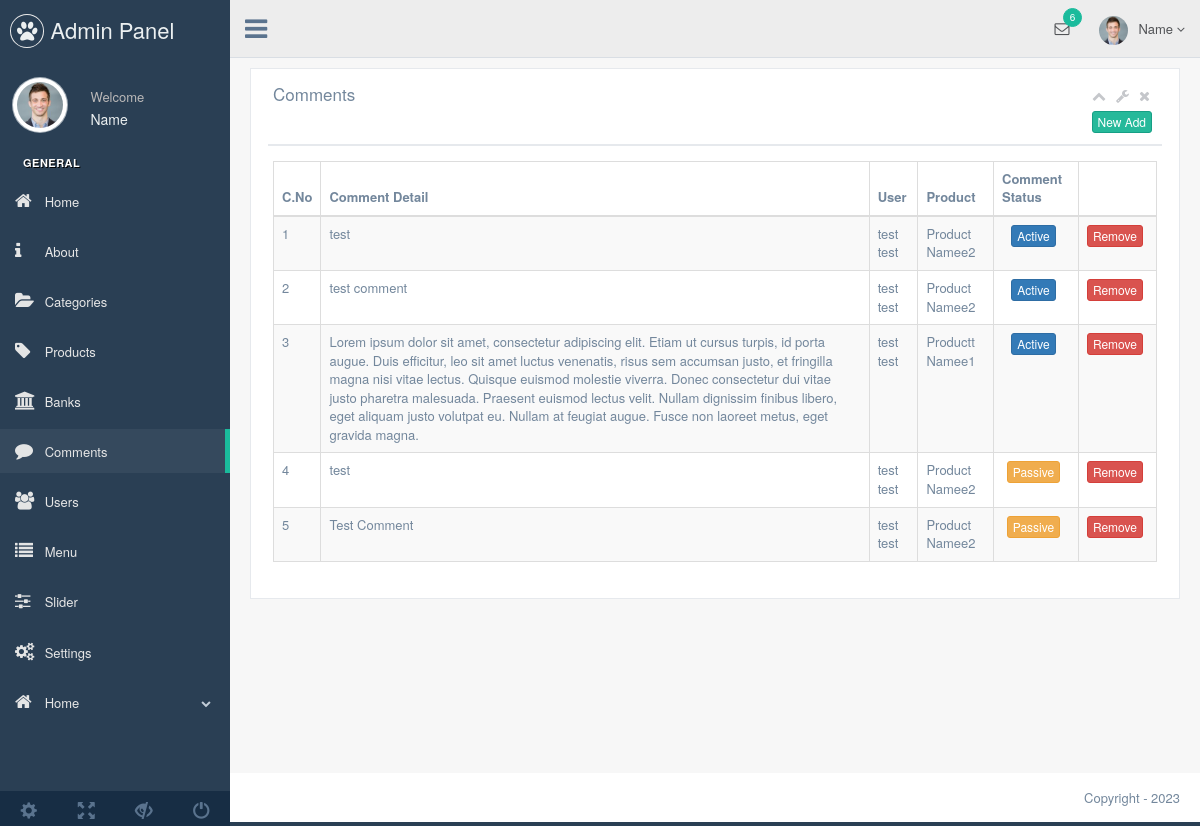
The page /admin/production/comment.php (signed in) on the database its author committed.
### tables this page shows
CREATE TABLE `user` (
  `user_id` int(11) NOT NULL,
  `user_time` datetime NOT NULL DEFAULT CURRENT_TIMESTAMP,
  `user_image` varchar(250) DEFAULT NULL,
  `user_tc` varchar(50) DEFAULT NULL,
  `user_name` varchar(50) DEFAULT NULL,
  `user_mail` varchar(100) DEFAULT NULL,
  `user_gsm` varchar(50) DEFAULT NULL,
  `user_password` varchar(50) DEFAULT NULL,
  `user_adress` varchar(250) DEFAULT NULL,
  `user_country` varchar(100) DEFAULT NULL,
  `user_district` varchar(100) DEFAULT NULL,
  `user_title` varchar(100) DEFAULT NULL,
  `user_authority` varchar(50) DEFAULT NULL,
  `user_status` int(1) NOT NULL DEFAULT '1'
);

CREATE TABLE `comments` (
  `comment_id` int(11) NOT NULL,
  `user_id` int(11) NOT NULL,
  `product_id` int(11) NOT NULL,
  `comment_detail` text NOT NULL,
  `comment_time` timestamp NOT NULL DEFAULT CURRENT_TIMESTAMP,
  `comment_status` enum('0','1') NOT NULL DEFAULT '0'
);

CREATE TABLE `product` (
  `product_id` int(11) NOT NULL,
  `category_id` int(11) NOT NULL,
  `product_time` timestamp NOT NULL DEFAULT CURRENT_TIMESTAMP,
  `product_name` varchar(250) NOT NULL,
  `product_seourl` varchar(250) NOT NULL,
  `product_detail` text NOT NULL,
  `product_price` float(9,2) NOT NULL,
  `product_video` varchar(50) NOT NULL,
  `product_keyword` varchar(250) NOT NULL,
  `product_stock` int(11) NOT NULL,
  `product_status` enum('0','1') NOT NULL,
  `product_order` int(2) NOT NULL,
  `product_homeshowcase` enum('0','1') NOT NULL DEFAULT '0'
);

### admin/production/comment.php (the view, shortened to what this page needs)
<?php
require_once 'header.php';
$commentcontrol=$db->prepare("SELECT * FROM comments order by comment_status DESC");
$commentcontrol->execute();
?>
<div class="right_col" role="main">
  <div>
    <div class="row">
      <div class="col-md-12 col-sm-12 col-xs-12">
        <div class="x_panel">
          <div class="x_title">
            <h2>Comments</h2>
            <ul class="nav navbar-right panel_toolbox">
              <li><a class="collapse-link"><i class="fa fa-chevron-up"></i></a>
              </li>
              <li class="dropdown">
                <a href="#" class="dropdown-toggle" data-toggle="dropdown" role="button" aria-expanded="false"><i class="fa fa-wrench"></i></a>
              </li>
              <li><a class="close-link"><i class="fa fa-close"></i></a>
              </li>
            </ul>
            <div class="clearfix"></div>
            <div class="text-right">
                <a href="comment-add.php"><button class="btn btn-success btn-xs">New Add</button></a>
            </div>
          </div>
          <div class="x_content">
            <table id="datatable-responsive" class="table table-striped table-bordered dt-responsive nowrap" cellspacing="0" width="100%">
              <thead>
                <tr>
                  <th>C.No</th>
                  <th>Comment Detail</th>
                  <th>User</th>
                  <th>Product</th>
                  <th>Comment Status</th>
                  <th></th>
                </tr>
              </thead>
              <tbody>
                <?php
                $cno=0;
                while($commentbring=$commentcontrol->fetch(PDO::FETCH_ASSOC)) { $cno++?>
                <tr>
                  <td><?php echo $cno ?></td>
                  <td><?php echo $commentbring['comment_detail'] ?></td>
                  <td><?php
                    $user_id=$commentbring['user_id'];
                    $usercheck=$db->prepare("SELECT * FROM user WHERE user_id=:id");
                    $usercheck->execute(['id' => $user_id]);
                    $userbring=$usercheck->fetch(PDO::FETCH_ASSOC);
                    echo $userbring['user_name'];
                  ?></td>
                  <td><?php
                    $product_id=$commentbring['product_id'];
                    $productcheck=$db->prepare("SELECT * FROM product WHERE product_id=:id");
                    $productcheck->execute(['id' => $product_id]);
                    $productbring=$productcheck->fetch(PDO::FETCH_ASSOC);
                    echo $productbring['product_name'];
                  ?></td>
                  <td>
                    <center>
                      <?php
                        if ($commentbring['comment_status']==0) {
                      ?>
                        <a href="../system/work.php?comment_id=<?php echo $commentbring['comment_id'] ?>&comment_st=1&comment_status=active">
                          <button class="btn btn-xs btn-warning">Passive</button>
                        </a>
                      <?php
                        } elseif ($commentbring['comment_status']==1) {
                      ?>
                        <a href="../system/work.php?comment_id=<?php echo $commentbring['comment_id'] ?>&comment_st=0&comment_status=passive">
                          <button class="btn btn-xs btn-primary">Active</button>
                        </a>
                      <?php
                        }
                      ?>
                    </center>
                  </td>
                  <td><center><a href="../system/work.php?comment_id=<?php echo $commentbring['comment_id'] ?>&commentremove=approval"><button class="btn btn-danger btn-xs">Remove</button></a></center></td>
                </tr>
                <?php  }
                ?>
              </tbody>
            </table>
          </div>
        </div>
      </div>
    </div>
  </div>
</div>
<?php require_once 'footer.php'; ?>

### admin/production/header.php (shortened to what this page needs)
<?php
    require_once '../system/connect.php';
    $usersql=$db->prepare("SELECT * FROM user WHERE user_mail=:usermail");
    $usersql->execute(['usermail' => $_SESSION['user_mail']]);
    $userbring=$usersql->fetch(PDO::FETCH_ASSOC);
?>
<!DOCTYPE html>
<html lang="en">
<head>
    <link href="../vendors/bootstrap/dist/css/bootstrap.min.css" rel="stylesheet">
    <link href="../vendors/font-awesome/css/font-awesome.min.css" rel="stylesheet">
    <link href="../vendors/nprogress/nprogress.css" rel="stylesheet">
    <link href="../vendors/iCheck/skins/flat/green.css" rel="stylesheet">
    <link href="../vendors/google-code-prettify/bin/prettify.min.css" rel="stylesheet">
    <link href="../vendors/select2/dist/css/select2.min.css" rel="stylesheet">
    <link href="../vendors/switchery/dist/switchery.min.css" rel="stylesheet">
    <link href="../vendors/starrr/dist/starrr.css" rel="stylesheet">
    <link href="../vendors/bootstrap-daterangepicker/daterangepicker.css" rel="stylesheet">
    <link href="../build/css/custom.min.css" rel="stylesheet">
    <link href="../vendors/dropzone/dist/min/dropzone.min.css" rel="stylesheet">
</head>
<body class="nav-md">
    <div class="container body">
        <div class="main_container">
            <div class="col-md-3 left_col">
                <div class="left_col scroll-view">
                    <div class="navbar nav_title" style="border: 0;">
                        <a href="index.html" class="site_title"><i class="fa fa-paw"></i> <span>Admin Panel </span></a>
                    </div>
                    <div class="profile clearfix">
                        <div class="profile_pic">
                            <img src="images/img.jpg" alt="..." class="img-circle profile_img">
                        </div>
                        <div class="profile_info">
                            <span>Welcome</span>
                            <h2><?php echo $userbring['user_name']; ?></h2>
                        </div>
                    </div>
                    <br />
                    <div id="sidebar-menu" class="main_menu_side hidden-print main_menu">
                        <div class="menu_section">
                            <h3>General</h3>
                            <ul class="nav side-menu">
                                <li>
                                    <a href="index.php"><i class="fa fa-home"></i> Home </a>
                                </li>
                                <li>
                                    <a href="about.php"><i class="fa fa-info"></i> About </a>
                                </li>
                                <li>
                                    <a href="categories.php"><i class="fa fa-folder-open"></i> Categories </a>
                                </li>
                                <li>
                                    <a href="product.php"><i class="fa fa-tag"></i> Products </a>
                                </li>
                                <li>
                                    <a href="bank.php"><i class="fa fa-bank"></i> Banks </a>
                                </li>
                                <li>
                                    <a href="comment.php"><i class="fa fa-comment"></i> Comments </a>
                                </li>
                                <li>
                                    <a href="user.php"><i class="fa fa-users"></i> Users </a>
                                </li>
                                <li>
                                    <a href="menu.php"><i class="fa fa-list"></i> Menu </a>
                                </li>
                                <li>
                                    <a href="slider.php"><i class="fa fa-sliders"></i> Slider </a>
                                </li>
                                <li>
                                    <a href="setting.php"><i class="fa fa-cogs"></i> Settings </a>
                                </li>
                                <li><a><i class="fa fa-home"></i> Home <span class="fa fa-chevron-down"></span></a>
                                </li>
                            </ul>
                        </div>
                    </div>
                    <div class="sidebar-footer hidden-small">
                        <a data-toggle="tooltip" data-placement="top" title="Settings">
                            <span class="glyphicon glyphicon-cog" aria-hidden="true"></span>
                        </a>
                        <a data-toggle="tooltip" data-placement="top" title="FullScreen">
                            <span class="glyphicon glyphicon-fullscreen" aria-hidden="true"></span>
                        </a>
                        <a data-toggle="tooltip" data-placement="top" title="Lock">
                            <span class="glyphicon glyphicon-eye-close" aria-hidden="true"></span>
                        </a>
                        <a data-toggle="tooltip" data-placement="top" title="Logout">
                            <span class="glyphicon glyphicon-off" aria-hidden="true"></span>
                        </a>
                    </div>
                </div>
            </div>
            <div class="top_nav">
                <div class="nav_menu">
                    <nav>
                        <div class="nav toggle">
                            <a id="menu_toggle"><i class="fa fa-bars"></i></a>
                        </div>
                        <ul class="nav navbar-nav navbar-right">
                            <li class="">
                                <a href="javascript:;" class="user-profile dropdown-toggle" data-toggle="dropdown"
                                    aria-expanded="false">
                                    <img src="images/img.jpg" alt=""><?php echo $userbring['user_name']; ?>
                                    <span class=" fa fa-angle-down"></span>
                                </a>
                            </li>
                            <li role="presentation" class="dropdown">
                                <a href="javascript:;" class="dropdown-toggle info-number" data-toggle="dropdown"
                                    aria-expanded="false">
                                    <i class="fa fa-envelope-o"></i>
                                    <span class="badge bg-green">6</span>
                                </a>
                            </li>
                        </ul>
                    </nav>
                </div>
            </div>

### rows shown on the page
user: user_name "Name"
comments: comment_detail "test", user.user_name "test test", product.product_name "Product Namee2"
comments: comment_detail "test comment", user.user_name "test test", product.product_name "Product Namee2"
comments: comment_detail "Lorem ipsum dolor sit amet, consectetur adipiscing elit. Etiam ut cursus turpis, id porta augue. Duis efficitur, leo sit amet luctus venenatis, risus sem accumsan justo, et fringilla magna nisi vitae lectus. Quisque euismod molestie viverra. Donec consectetur dui vitae justo pharetra malesuada. Praesent euismod lectus velit. Nullam dignissim finibus libero, eget aliquam justo volutpat eu. Nullam at feugiat augue. Fusce non laoreet metus, eget gravida magna.", user.user_name "test test", product.product_name "Productt Namee1"
comments: comment_detail "test", user.user_name "test test", product.product_name "Product Namee2"
comments: comment_detail "Test Comment", user.user_name "test test", product.product_name "Product Namee2"
